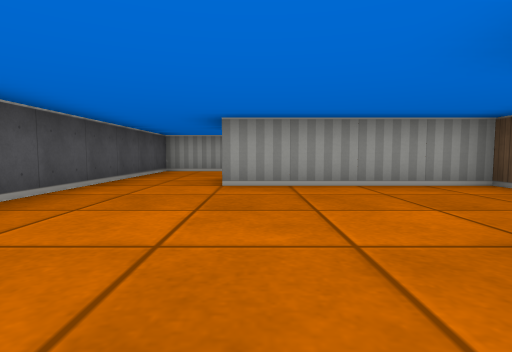
view 1 (above)

24 first-person views from a walk through a cub3D ray-caster map. The camera is about half as high as the walls, tilts 4° down and sees 80° across. The floor is counted in squares. Each view is taken from the middle of a square. On the plan, view 1 faces up. The plan holds only what a view shows up to about 9 squares ahead; the rest is blank.

view 2
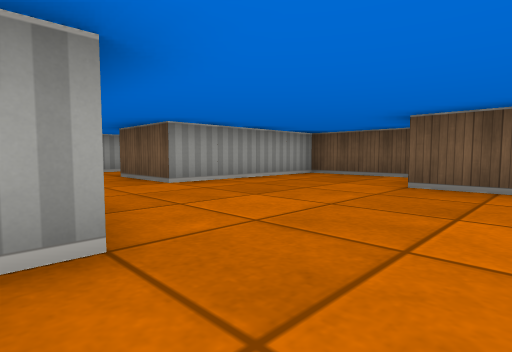

view 3
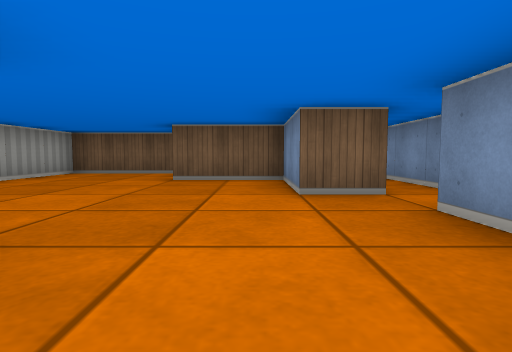

view 4
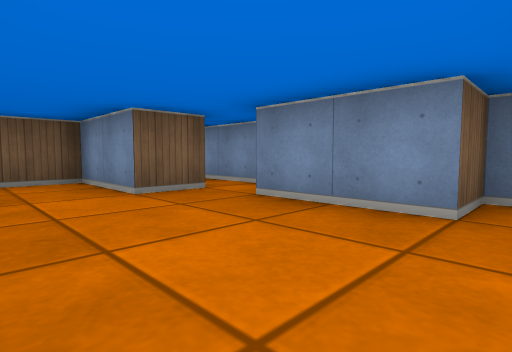

view 5
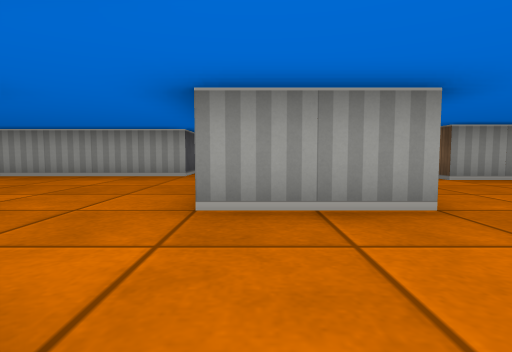

view 6
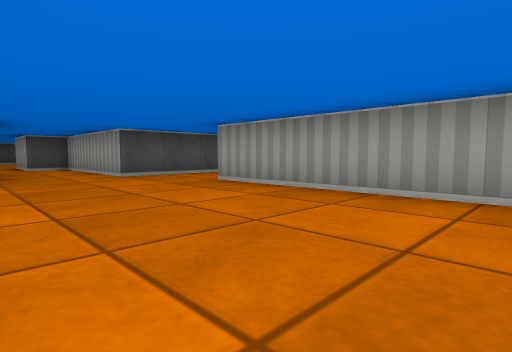

view 7
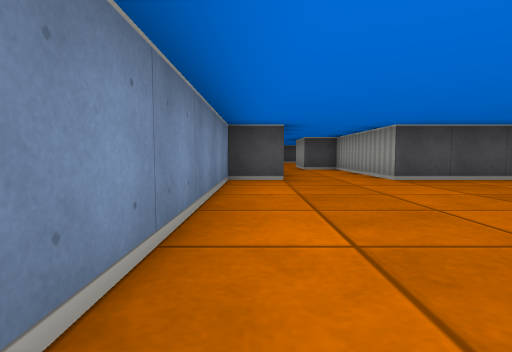

view 8
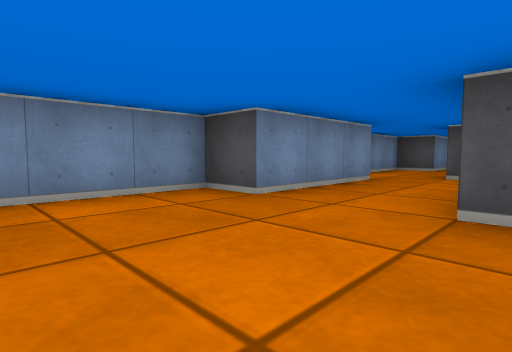

view 9
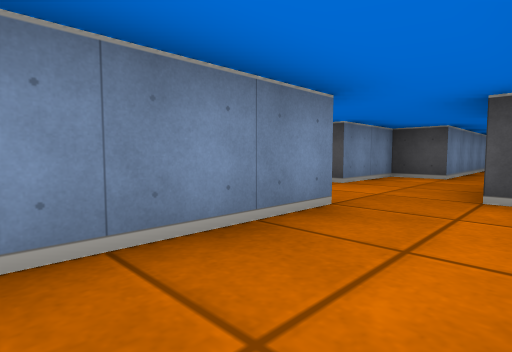

view 10
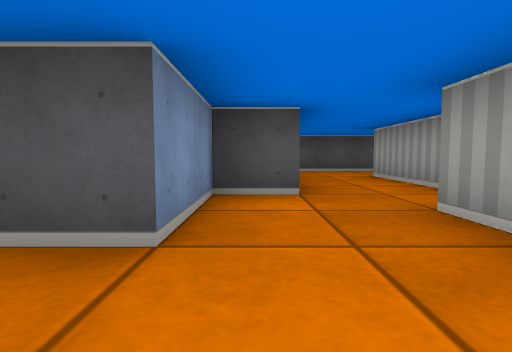

view 11
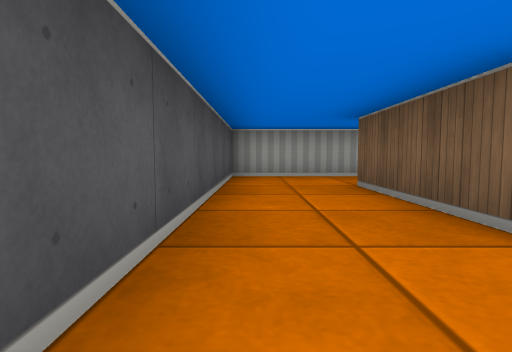

view 12
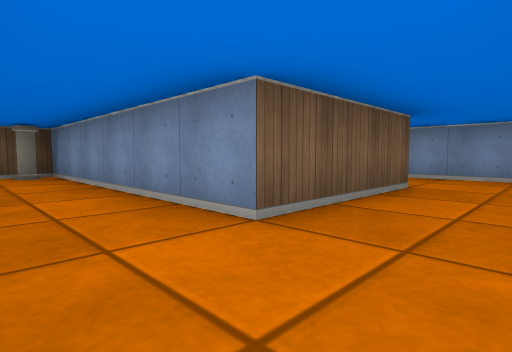

view 13
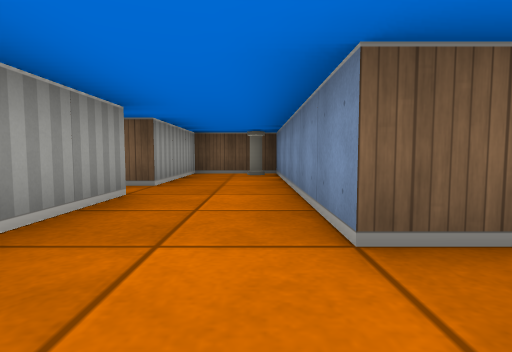

view 14
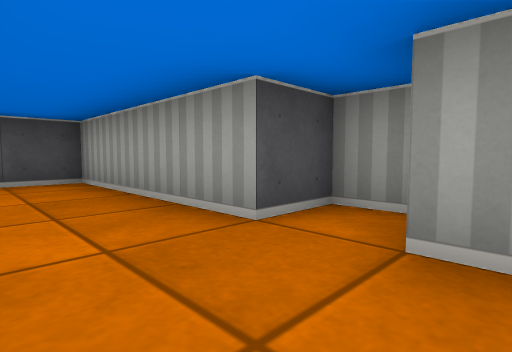

view 15
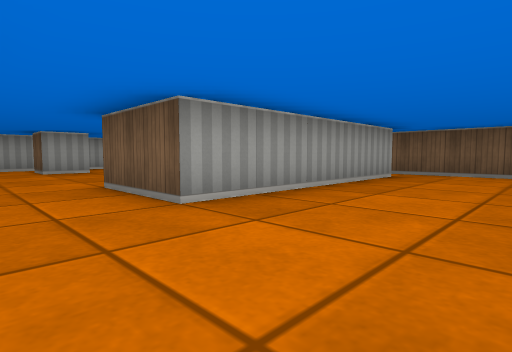

view 16
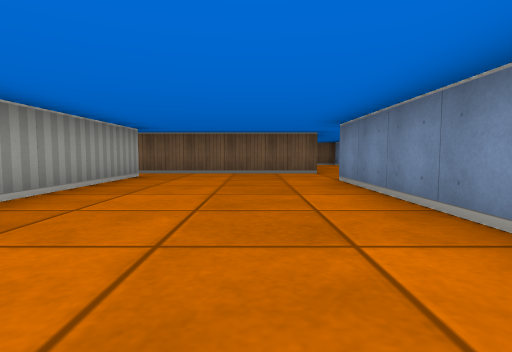

view 17
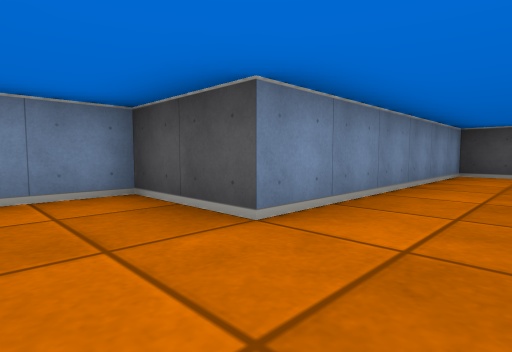

view 18
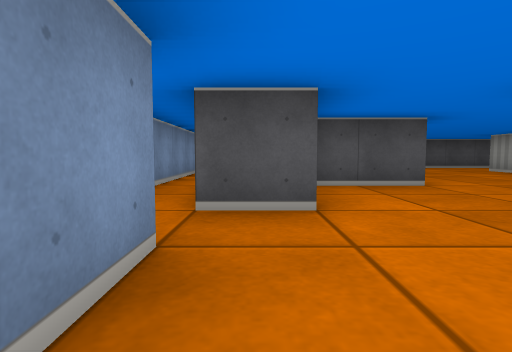

view 19
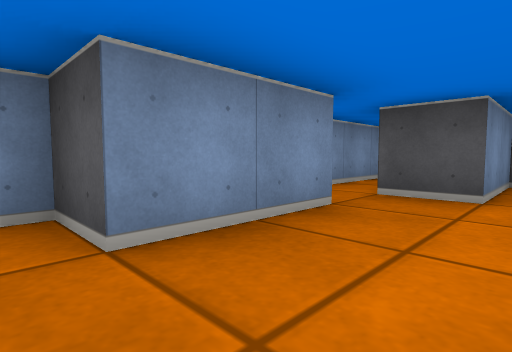

view 20
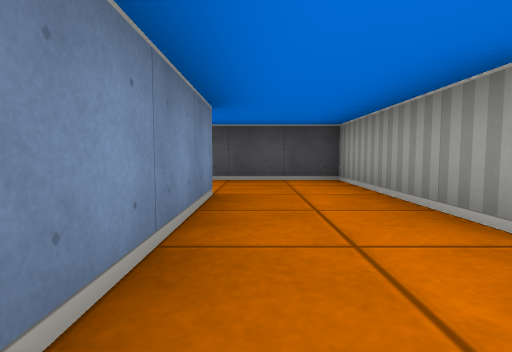

view 21
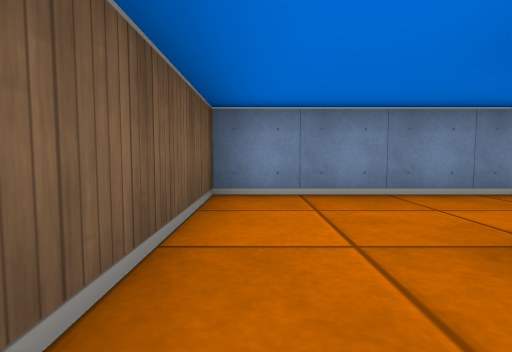

view 22
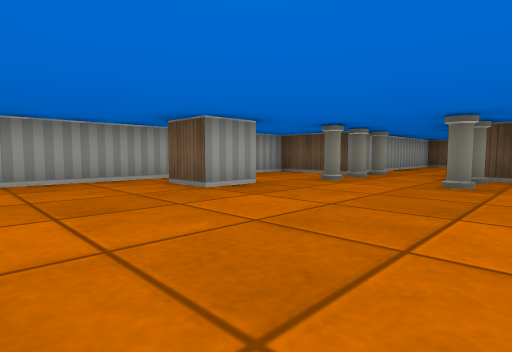

view 23
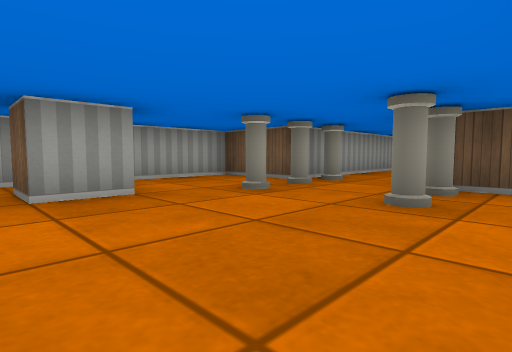

view 24
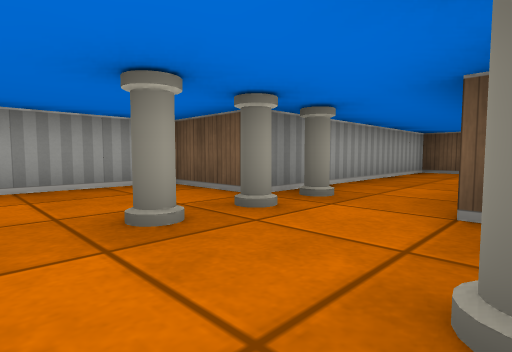

### Floor plan
Points are (right, up) in squares from view 1. A wall is a line through its corners. A room is listed if a view was taken in it or the views show most of it. See-through windows are left out.
Room 1 (views 1, 2, 3, 5, 18, 19)
walls: (-2.4, 1.5) (-3.6, 1.5); (-0.5, -1.6) (-0.5, -0.5) (1.5, -0.5) (1.5, 1.5); (3.5, 2) (3.5, 4.5) (-0.5, 4.5); (-3.5, -1.5) (-1.5, -1.5) (-1.5, -2.5) (1.9, -2.5); (-2.5, 4.6) (-2.5, 2.9); (-4.5, -0.5) (-4.5, -1.5)
ways out: opening at (-4.5, 0.5) to room 2; opening at (-1.5, 5.5) to room 5; opening at (-4, -1)
Room 2 (views 4, 6, 7, 8, 9, 10, 11, 12, 13, 14, 15, 16, 17)
walls: (-16.5, 4.4) (-16.5, 3.5) (-18.5, 3.5); (-15.6, 2.5) (-12.5, 2.5) (-12.5, 1.5) (-6.5, 1.5) (-6.5, -0.5) (-4.5, -0.5); (-12.5, 5.4) (-12.5, 4.5) (-16.2, 4.5); (-20.1, 4.5) (-22.5, 4.5) (-22.5, 7.5) (-16.5, 7.5) (-16.5, 9.5) (-19.5, 9.5) (-19.5, 10); (-19.8, 10.5) (-20.5, 10.5) (-20.5, 9.5) (-24.5, 9.5) (-24.5, 3.1); (-23.5, 2.5) (-19.5, 2.5) (-19.5, 1.5) (-17.5, 1.5) (-17.5, 0.6); (-5.5, 5.5) (-10.5, 5.5); (-3.6, 1.5) (-4.5, 1.5) (-4.5, 6)
ways out: opening at (-4.5, 0.5) to room 1; opening at (-11.5, 6.5) to room 4; opening at (-16.5, 0.5); opening at (-5, 6)
objects: pillar (-17, 8)
Room 3 (view 20)
walls: (1.5, 6.5) (3.5, 6.5) (3.5, 8.5)
ways out: opening at (2.5, 9) to room 4; opening at (0.5, 7.5) to room 5
Room 4 (views 21, 22, 23, 24)
walls: (-9.4, 11.5) (-10.5, 11.5) (-10.5, 12.5); (-6.5, 8.4) (-6.5, 9.5); (-10.5, 5.5) (-10.5, 7.5); (-12.5, 7.1) (-12.5, 5.4); (-0.5, 10.6) (-0.5, 11.5) (-6.5, 11.5) (-6.5, 13.5) (-12.6, 13.5); (3.5, 8.5) (3.5, 9.5)
ways out: opening at (-11.5, 6.5) to room 2; opening at (2.5, 9) to room 3
objects: pillar (-8, 9); pillar (-8, 11); pillar (-7, 9); pillar (-7, 11); pillar (-6, 11)
Room 5 (no view inside)
walls: (-0.5, 4.5) (-0.5, 6.5) (1.5, 6.5); (1.2, 8.5) (-2.5, 8.5) (-2.5, 4.6)
ways out: opening at (-1.5, 5.5) to room 1; opening at (0.5, 7.5) to room 3

Where each view was taken, in squares from view 1:
view 1: 0 up, 0 right, facing up
view 2: 0 up, 3 left, facing up-right
view 3: 0 up, 4 left, facing right
view 4: 1 up, 4 left, facing down-right
view 5: 1 down, 4 left, facing up
view 6: 2 up, 6 left, facing up-left
view 7: 2 up, 7 left, facing left
view 8: 5 up, 10 left, facing down-left
view 9: 4 up, 13 left, facing down-left
view 10: 2 up, 16 left, facing left
view 11: 3 up, 24 left, facing up
view 12: 9 up, 24 left, facing down-right
view 13: 8 up, 24 left, facing right
view 14: 8 up, 19 left, facing up-left
view 15: 3 up, 12 left, facing up-right
view 16: 3 up, 12 left, facing right
view 17: 3 up, 5 left, facing down-left
view 18: 1 down, 2 left, facing left
view 19: 0 up, 1 left, facing down-left
view 20: 7 up, 3 right, facing left
view 21: 10 up, 3 right, facing down
view 22: 8 up, 13 left, facing up-right
view 23: 8 up, 11 left, facing up-right
view 24: 9 up, 9 left, facing up-right
